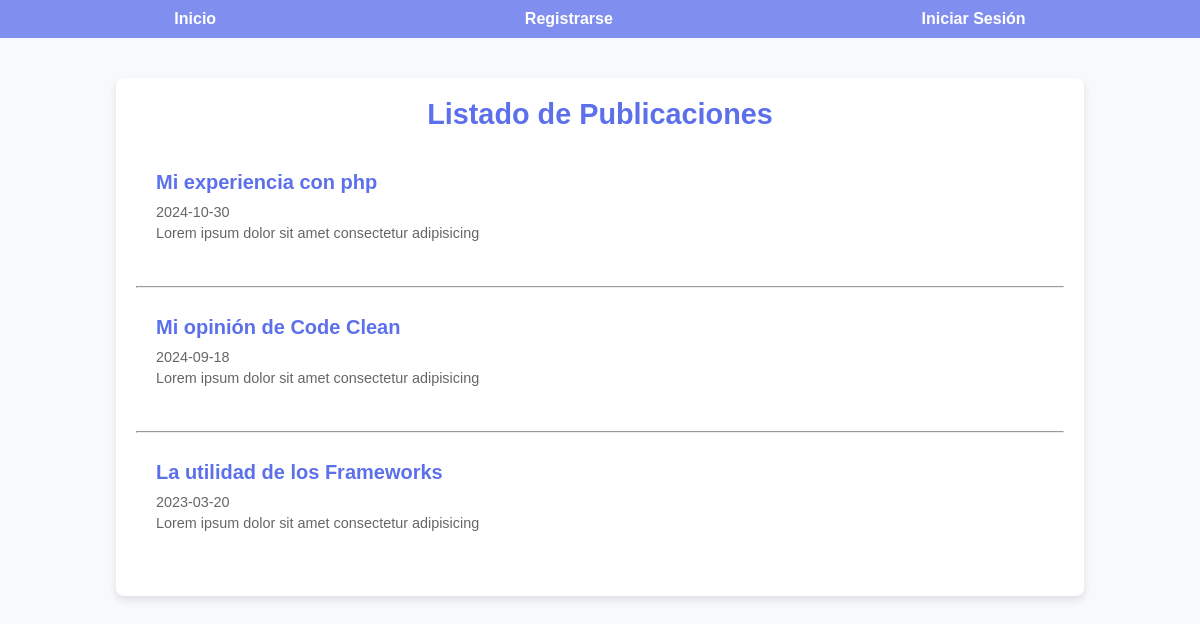
/mv_index.php, run on an earlier commit of the app's database.
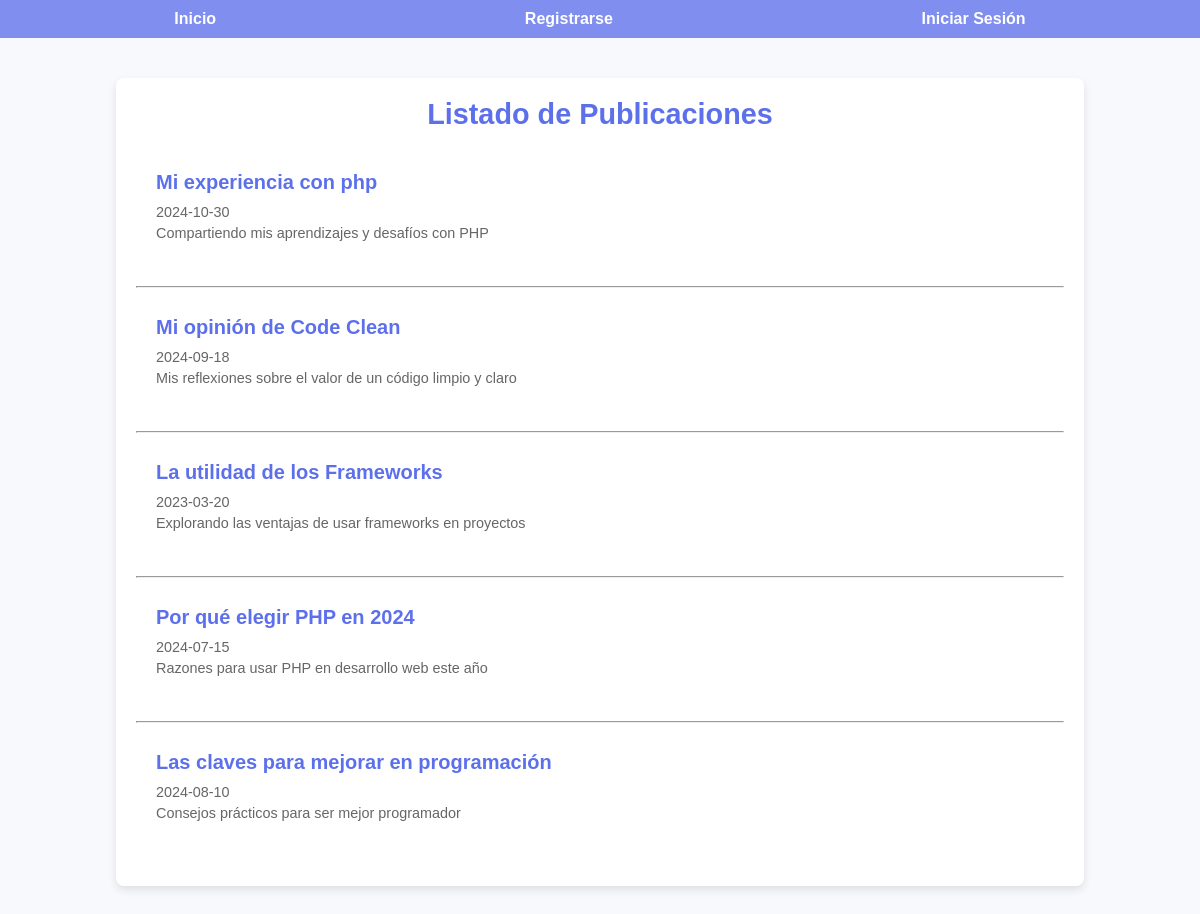
And on a later commit of the database.
### tables this page shows
CREATE TABLE IF NOT EXISTS posts (
    id_post INT AUTO_INCREMENT PRIMARY KEY,
    titulo VARCHAR(255),
    fecha DATE DEFAULT(CURDATE()),
    descripcion VARCHAR(250),
    contenido TEXT,
    id_usuario INT,
    FOREIGN KEY (id_usuario) REFERENCES usuarios(id_usuario)
);

### mv_index.php (the view, shortened to what this page needs)
<?php
include_once "mv_include/mv_head.php";
?>
<body>
    <?php
    include_once "mv_include/mv_navbar.php";
    ?>
    <main>
        <section class="lista-publicaciones">
            <h2>Listado de Publicaciones</a></h2>
            <?php
            $sql = "SELECT id_post,titulo, fecha, descripcion, id_usuario FROM posts";
            $pdo = mv_getConexionBaseDatos();
            $stmt = $pdo->prepare($sql);
            $stmt->execute();
            $results = $stmt->fetchAll(PDO::FETCH_ASSOC);
            foreach ($results as $index => $result) {
                if ($index != 0) {
                    echo "<hr>";
                }
                ?>
                <div class="publicacion">
                    <a href="mv_paginas/mv_publicacion.php?id=<?php echo $result["id_post"] ?>">
                        <h3><?php echo htmlspecialchars($result["titulo"]) ?></h3>
                        <p><?php echo htmlspecialchars($result["fecha"]) ?></p>
                        <p><?php echo htmlspecialchars($result["descripcion"]) ?></p>
                    </a>
                </div>
                <?php
            }
            ?>
        </section>
    </main>
</body>
</html>

### mv_include/mv_head.php (shortened to what this page needs)
<!DOCTYPE html>
<html lang="es">
<head>
    <link href="/mv_estilos/mv_estilos.css" rel="stylesheet">
</head>

### mv_include/mv_navbar.php
<header>
    <nav>
        <ul>
            <li><a href="/mv_index.php">Inicio</a></li>
            <li><a href="/mv_paginas/mv_registro.php">Registrarse</a></li>
            <li><a href="/mv_paginas/mv_login.php">Iniciar Sesión</a></li>
        </ul>
    </nav>
</header>

### mv_estilos/mv_estilos.css (style rules this page uses)
:root { --primary-color: #7f8eef; --accent-color: #5d70eb; --hover-color: #6978d9; --background-color: #f8f9fc; --text-color: #333; --border-radius: 8px; --shadow-color: rgba(0, 0, 0, 0.1); }
html, body { margin: 0; padding: 0; font-size: 16px; font-family: Arial, sans-serif; background-color: var(--background-color); color: var(--text-color); }
header nav { background-color: var(--primary-color); border-bottom: 3px solid var(--border-color); padding: 10px 20px; }
header nav ul { display: flex; flex-direction: row; justify-content: space-around; margin: 0; padding: 0; }
header nav li { list-style-type: none; }
nav a { text-decoration: none; color: white; font-weight: bold; padding: 10px; }
main { display: flex; flex-direction: column; justify-content: center; align-items: center; padding: 20px; }
h1, h2 { font-size: 1.5rem; margin: 20px 0; text-align: center; color: var(--text-color); }
.lista-publicaciones { max-width: 80%; width: -webkit-fill-available; margin: 20px auto; padding: 20px; background-color: white; border-radius: var(--border-radius); box-shadow: 0 4px 8px var(--shadow-color); }
.lista-publicaciones h2 { text-align: center; font-size: 1.8rem; margin: 0 0 20px; color: var(--accent-color); }
.publicacion { border: 1px solid var(--border-color); border-radius: var(--border-radius); padding: 20px; margin-bottom: 20px; background-color: white; transition: transform 0.2s, box-shadow 0.3s ease; }
.publicacion a { text-decoration: none; color: var(--text-color); }
.publicacion h3 { font-size: 1.25rem; margin: 0 0 10px; color: var(--accent-color); }
.publicacion p { color: #666; margin: 5px 0; font-size: 0.9rem; }

What changed in the data, as far as the page shows it:
changed posts "Mi experiencia con php": descripcion "Lorem ipsum dolor sit amet consectetur adipisicing" → "Compartiendo mis aprendizajes y desafíos con PHP"
changed posts "Mi opinión de Code Clean": descripcion "Lorem ipsum dolor sit amet consectetur adipisicing" → "Mis reflexiones sobre el valor de un código limpio y claro"
changed posts "La utilidad de los Frameworks": descripcion "Lorem ipsum dolor sit amet consectetur adipisicing" → "Explorando las ventajas de usar frameworks en proyectos"
added posts: titulo "Por qué elegir PHP en 2024", fecha "2024-07-15", descripcion "Razones para usar PHP en desarrollo web este año"
added posts: titulo "Las claves para mejorar en programación", fecha "2024-08-10", descripcion "Consejos prácticos para ser mejor programador"
